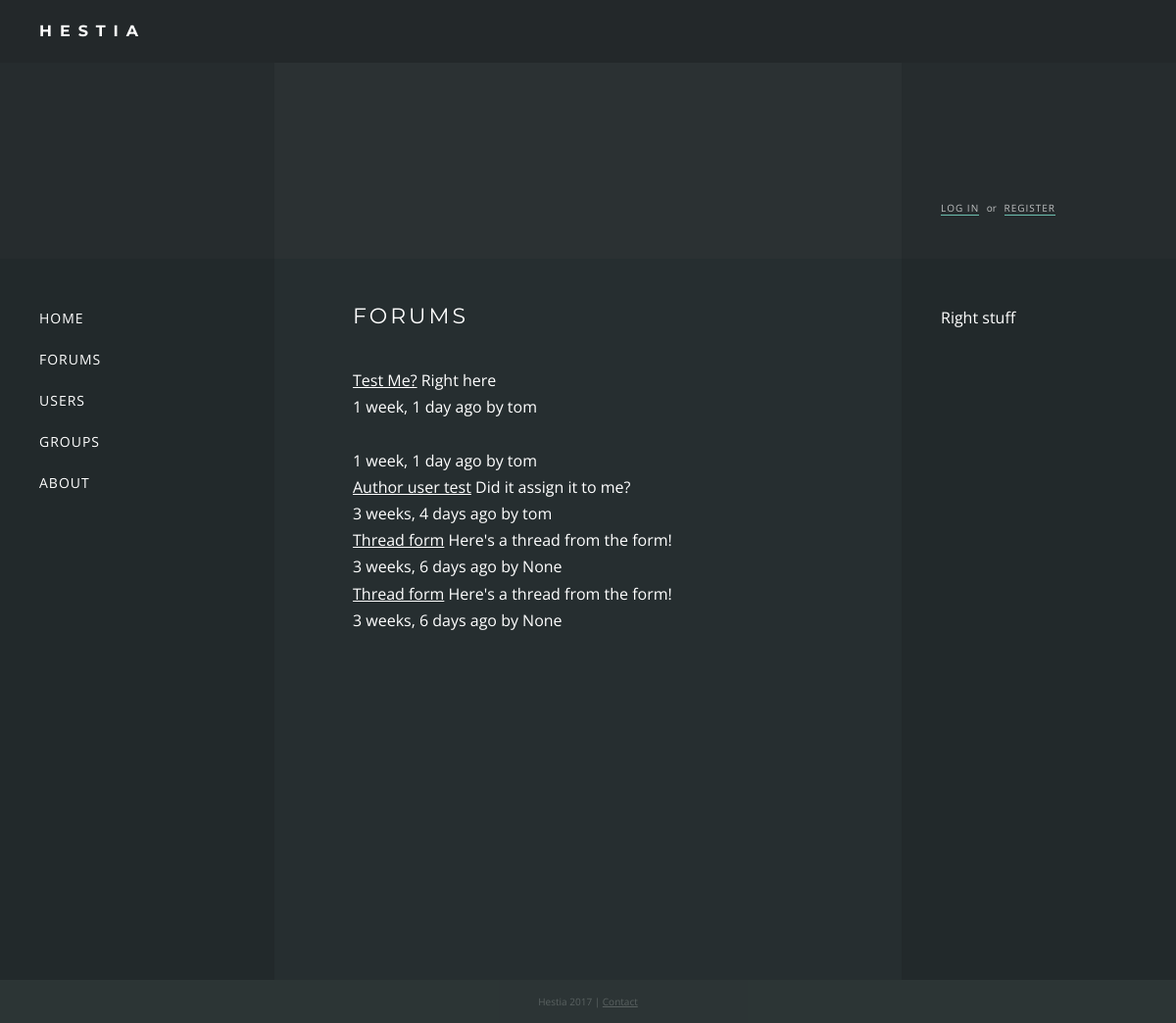
Page /forums/ on the committed database.
### forums/models.py (models this page shows, shortened)
class Thread(models.Model):
    thread_title = models.CharField(max_length=200)
    thread_content = models.CharField(max_length=200)
    thread_date = models.DateTimeField('date posted')
    author = models.ForeignKey(settings.AUTH_USER_MODEL, null=True)
    def was_posted_recently(self):
    	now = timezone.now()
    	return now - datetime.timedelta(days=1) <= self.thread_date <= now
    was_posted_recently.thread_date  = True
    was_posted_recently.boolean = True
    was_posted_recently.short_description = 'Published recently?'

### forums/views.py (the view)
class IndexView(generic.ListView):
    template_name = 'forums/index.html'
    context_object_name = 'latest_thread_list'
    def get_queryset(self):
        return Thread.objects.order_by('-thread_date')[:5]

### forums/templates/forums/index.html
{% extends "base.html" %}
{% block content %}
    <h1>{% block title %}Forums{% endblock %}</h1>
    {% if latest_thread_list %}
        <ul>
        {% for thread in latest_thread_list %}
            <li class="thread">
                <a href="/forums/{{ thread.id }}/">{{ thread.thread_title }}</a>
                <span class="preview">{{ thread.thread_content|truncatewords_html:10 }}</span>
                <br>
                <span class="posted">{{ thread.thread_date|timesince }} ago</span>
                <span class="author">by {{ thread.author }}</span>
            </li>
        {% endfor %}
        </ul>
    {% else %}
        <p>No threads</p>
    {% endif %}
{% endblock %}

### forums/static/forums/style.css (style rules this page uses)
* { margin:0; padding:0; }
html, body { height: 100%; }
body { font-family: 'Open Sans', sans-serif; background: #2F3838; color: #FFF; line-height: 1.5em; }
a { color: #FFF; }
h1 { font-family: 'Montserrat', sans-serif; font-size: 22px; text-transform: uppercase; letter-spacing: 3px; font-weight: normal; margin-bottom: 40px; }
li { list-style-type: none; line-height: 1.7em; }

### rows in the picture
Thread: thread_title "Test Me?", thread_content "Right here", thread_date "1 week, 1 day", author "tom"
Thread: thread_date "1 week, 1 day", author "tom"
Thread: thread_title "Author user test", thread_content "Did it assign it to me?", thread_date "3 weeks, 4 days", author "tom"
Thread: thread_title "Thread form", thread_content "Here's a thread from the form!", thread_date "3 weeks, 6 days", author "None"
Thread: thread_title "Thread form", thread_content "Here's a thread from the form!", thread_date "3 weeks, 6 days", author "None"
